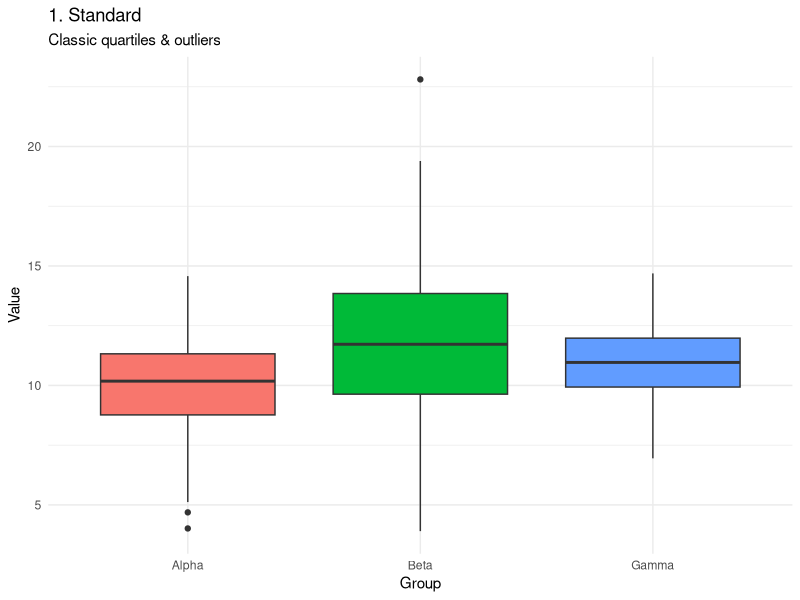
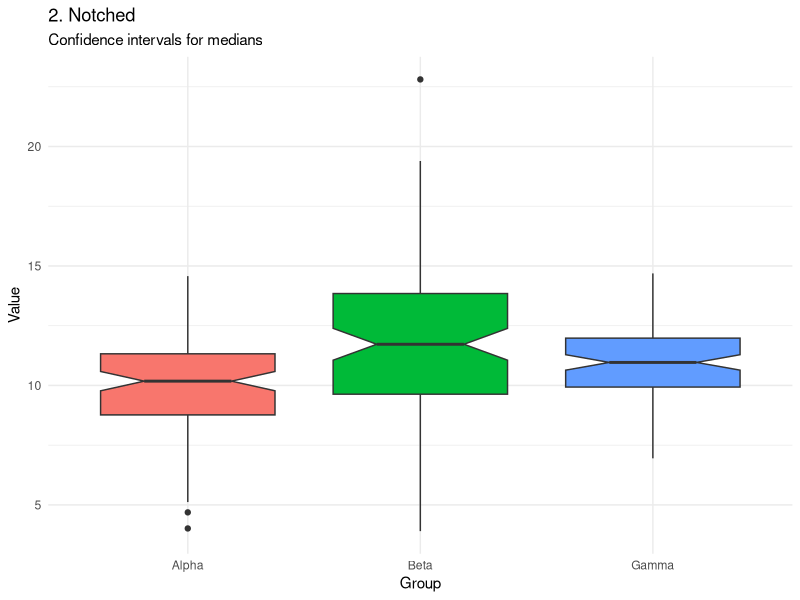
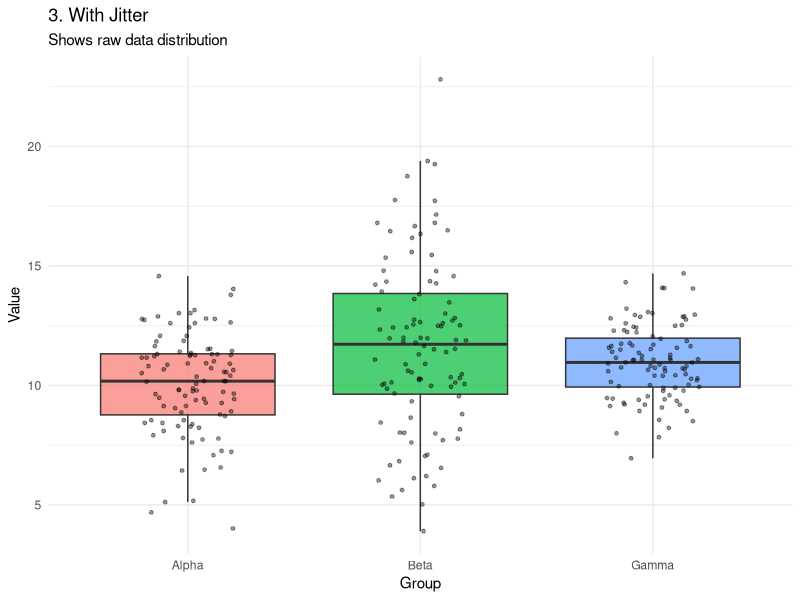
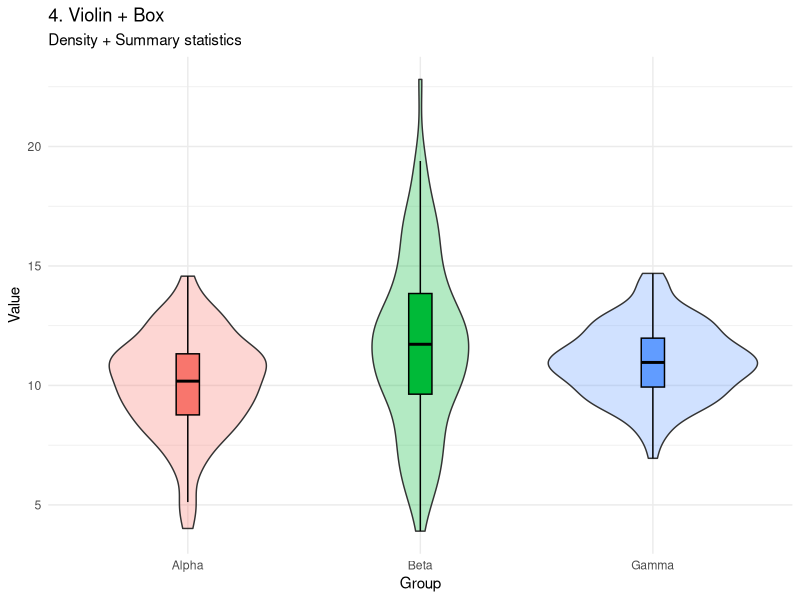
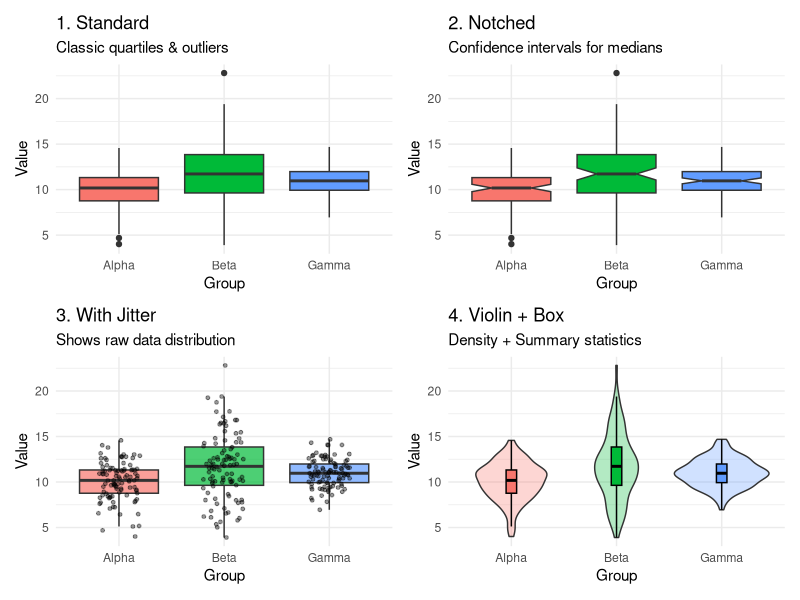
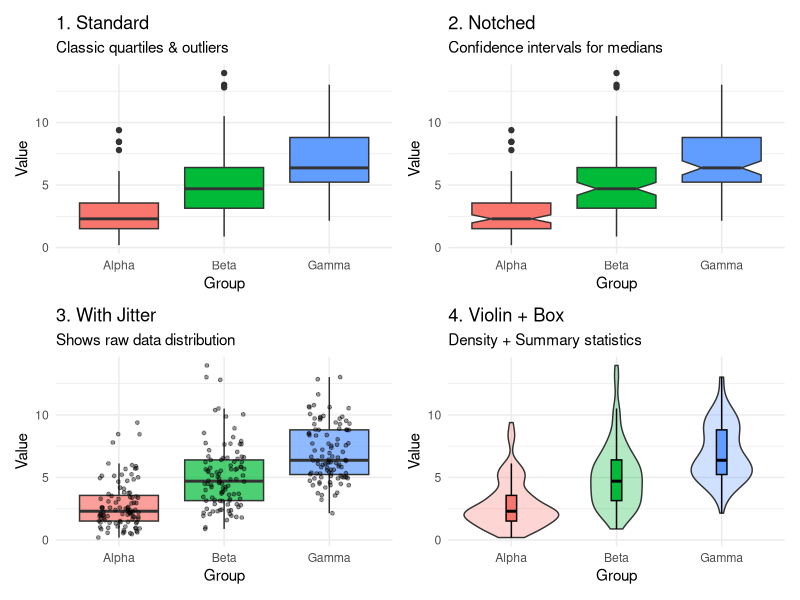

R code for these plots, in order:
# 1. Install and load necessary libraries
if (!require(ggplot2)) install.packages("ggplot2")
if (!require(patchwork)) install.packages("patchwork") # For combining plots

library(ggplot2)
library(patchwork)

# 2. Generate Sample Data
set.seed(42)
data <- data.frame(
  Group = rep(c("Alpha", "Beta", "Gamma"), each = 100),
  Value = c(rnorm(100, 10, 2), rnorm(100, 12, 4), rnorm(100, 11, 1.5))
)

# 3. Create different visualization styles
# Style A: Standard Boxplot
p1 <- ggplot(data, aes(x = Group, y = Value, fill = Group)) +
  geom_boxplot() +
  labs(title = "1. Standard", subtitle = "Classic quartiles & outliers") +
  theme_minimal() +
  theme(legend.position = "none")

p1
# Style B: Notched Boxplot
p2 <- ggplot(data, aes(x = Group, y = Value, fill = Group)) +
  geom_boxplot(notch = TRUE) +
  labs(title = "2. Notched", subtitle = "Confidence intervals for medians") +
  theme_minimal() +
  theme(legend.position = "none")

p2

# Style C: Boxplot with Jittered Points
p3 <- ggplot(data, aes(x = Group, y = Value, fill = Group)) +
  geom_boxplot(outlier.shape = NA, alpha = 0.7) +
  geom_jitter(width = 0.2, alpha = 0.4, size = 1) +
  labs(title = "3. With Jitter", subtitle = "Shows raw data distribution") +
  theme_minimal() +
  theme(legend.position = "none")

p3

# Style D: Combined Violin & Boxplot
p4 <- ggplot(data, aes(x = Group, y = Value, fill = Group)) +
  geom_violin(alpha = 0.3) +
  geom_boxplot(width = 0.1, color = "black", outlier.shape = NA) +
  labs(title = "4. Violin + Box", subtitle = "Density + Summary statistics") +
  theme_minimal() +
  theme(legend.position = "none")

p4
# Question 1: Combine all plots into one layout? (Unified plot for the 4 plots)
p1 + p2 + p3 + p4

# Question 2: Try gamma distribution instead of normal distribution in the sampled data and give the new results. 
data_gamma <- data.frame(
  Group = rep(c("Alpha", "Beta", "Gamma"), each = 100),
  Value = c(rgamma(100, shape = 3), rgamma(100, shape = 5), rgamma(100, shape = 7))
)


# Style A: Standard Boxplot
p1_gamma <- ggplot(data_gamma, aes(x = Group, y = Value, fill = Group)) +
  geom_boxplot() +
  labs(title = "1. Standard", subtitle = "Classic quartiles & outliers") +
  theme_minimal() +
  theme(legend.position = "none")

# Style B: Notched Boxplot
p2_gamma <- ggplot(data_gamma, aes(x = Group, y = Value, fill = Group)) +
  geom_boxplot(notch = TRUE) +
  labs(title = "2. Notched", subtitle = "Confidence intervals for medians") +
  theme_minimal() +
  theme(legend.position = "none")

# Style C: Boxplot with Jittered Points
p3_gamma <- ggplot(data_gamma, aes(x = Group, y = Value, fill = Group)) +
  geom_boxplot(outlier.shape = NA, alpha = 0.7) +
  geom_jitter(width = 0.2, alpha = 0.4, size = 1) +
  labs(title = "3. With Jitter", subtitle = "Shows raw data distribution") +
  theme_minimal() +
  theme(legend.position = "none")

# Style D: Combined Violin & Boxplot
p4_gamma <- ggplot(data_gamma, aes(x = Group, y = Value, fill = Group)) +
  geom_violin(alpha = 0.3) +
  geom_boxplot(width = 0.1, color = "black", outlier.shape = NA) +
  labs(title = "4. Violin + Box", subtitle = "Density + Summary statistics") +
  theme_minimal() +
  theme(legend.position = "none")

p1_gamma + p2_gamma + p3_gamma + p4_gamma
